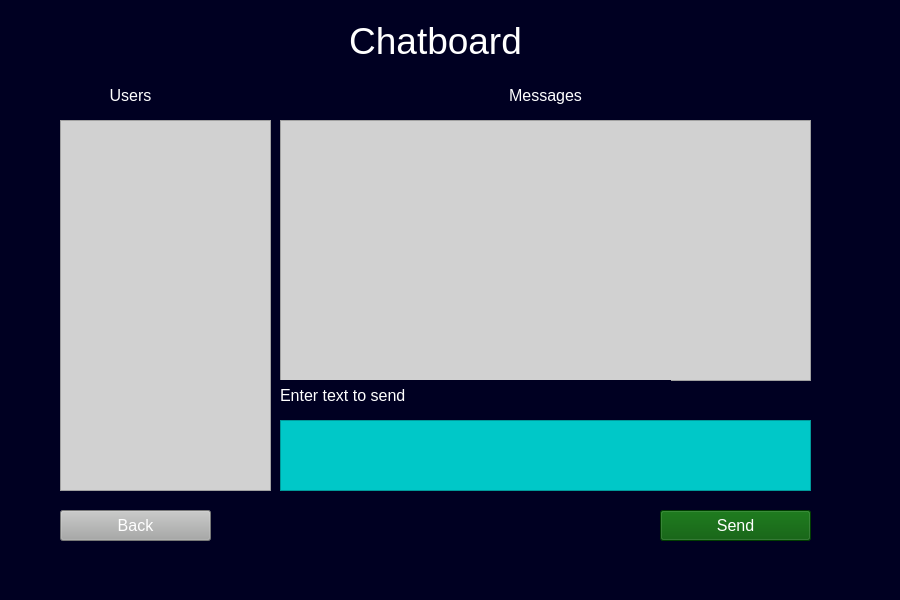
<?xml version="1.0" encoding="UTF-8"?>
<ui version="4.0">
 <class>MainWindow</class>
 <widget class="QMainWindow" name="MainWindow">
  <property name="geometry">
   <rect>
    <x>0</x>
    <y>0</y>
    <width>900</width>
    <height>600</height>
   </rect>
  </property>
  <property name="windowTitle">
   <string>MainWindow</string>
  </property>
  <property name="styleSheet">
   <string notr="true">background-color: rgb(0, 0, 34);</string>
  </property>
  <widget class="QWidget" name="centralwidget">
   <widget class="QLabel" name="label">
    <property name="geometry">
     <rect>
      <x>60</x>
      <y>10</y>
      <width>751</width>
      <height>61</height>
     </rect>
    </property>
    <property name="font">
     <font>
      <pointsize>28</pointsize>
     </font>
    </property>
    <property name="styleSheet">
     <string notr="true">color: rgb(255, 255, 255);</string>
    </property>
    <property name="text">
     <string>Chatboard</string>
    </property>
    <property name="alignment">
     <set>Qt::AlignCenter</set>
    </property>
   </widget>
   <widget class="QPushButton" name="Back_TF_but">
    <property name="geometry">
     <rect>
      <x>60</x>
      <y>510</y>
      <width>151</width>
      <height>31</height>
     </rect>
    </property>
    <property name="styleSheet">
     <string notr="true">background-color: rgb(167, 168, 167); font-size:12pt; color:rgb(255, 255, 255)</string>
    </property>
    <property name="text">
     <string>Back</string>
    </property>
   </widget>
   <widget class="QTableWidget" name="usertableWidget">
    <property name="geometry">
     <rect>
      <x>60</x>
      <y>120</y>
      <width>211</width>
      <height>371</height>
     </rect>
    </property>
    <property name="styleSheet">
     <string notr="true">background-color: rgb(209, 209, 209);</string>
    </property>
   </widget>
   <widget class="QPushButton" name="Send_but">
    <property name="geometry">
     <rect>
      <x>660</x>
      <y>510</y>
      <width>151</width>
      <height>31</height>
     </rect>
    </property>
    <property name="styleSheet">
     <string notr="true"> font-size:12pt; color:rgb(255, 255, 255);
background-color: rgb(0, 85, 0);</string>
    </property>
    <property name="text">
     <string>Send</string>
    </property>
   </widget>
   <widget class="QLabel" name="label_2">
    <property name="geometry">
     <rect>
      <x>70</x>
      <y>80</y>
      <width>121</width>
      <height>31</height>
     </rect>
    </property>
    <property name="styleSheet">
     <string notr="true">font-size:12pt; 
color: rgb(255, 255, 255);</string>
    </property>
    <property name="text">
     <string>Users</string>
    </property>
    <property name="alignment">
     <set>Qt::AlignCenter</set>
    </property>
    <property name="wordWrap">
     <bool>true</bool>
    </property>
   </widget>
   <widget class="QTextEdit" name="history_LE">
    <property name="geometry">
     <rect>
      <x>280</x>
      <y>120</y>
      <width>531</width>
      <height>261</height>
     </rect>
    </property>
    <property name="styleSheet">
     <string notr="true">background-color: rgb(209, 209, 209);</string>
    </property>
   </widget>
   <widget class="QTextEdit" name="send_TE">
    <property name="geometry">
     <rect>
      <x>280</x>
      <y>420</y>
      <width>531</width>
      <height>71</height>
     </rect>
    </property>
    <property name="styleSheet">
     <string notr="true">background-color: rgb(0, 200, 200);</string>
    </property>
   </widget>
   <widget class="QLabel" name="label_3">
    <property name="geometry">
     <rect>
      <x>280</x>
      <y>80</y>
      <width>531</width>
      <height>31</height>
     </rect>
    </property>
    <property name="styleSheet">
     <string notr="true">font-size:12pt; 
color: rgb(255, 255, 255);</string>
    </property>
    <property name="text">
     <string>Messages</string>
    </property>
    <property name="alignment">
     <set>Qt::AlignCenter</set>
    </property>
    <property name="wordWrap">
     <bool>true</bool>
    </property>
   </widget>
   <widget class="QLabel" name="label_4">
    <property name="geometry">
     <rect>
      <x>280</x>
      <y>380</y>
      <width>391</width>
      <height>31</height>
     </rect>
    </property>
    <property name="styleSheet">
     <string notr="true">font-size:12pt; 
color: rgb(255, 255, 255);</string>
    </property>
    <property name="text">
     <string>Enter text to send</string>
    </property>
    <property name="alignment">
     <set>Qt::AlignLeading|Qt::AlignLeft|Qt::AlignVCenter</set>
    </property>
    <property name="wordWrap">
     <bool>true</bool>
    </property>
   </widget>
  </widget>
  <widget class="QMenuBar" name="menubar">
   <property name="geometry">
    <rect>
     <x>0</x>
     <y>0</y>
     <width>900</width>
     <height>18</height>
    </rect>
   </property>
  </widget>
  <widget class="QStatusBar" name="statusbar"/>
 </widget>
 <resources/>
 <connections/>
</ui>
